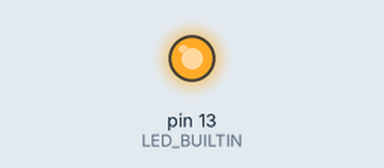
Bench run of a sketch on a simulated Arduino Uno, built with avr-gcc and run on an emulated ATmega328P. Shown: output pins drawn as LEDs (lit = HIGH). What the sketch prints to the serial monitor is not drawn.

Above: at 0.1 s.
Timing chart, 0 to 1.6 s (numbered marks = the images above):
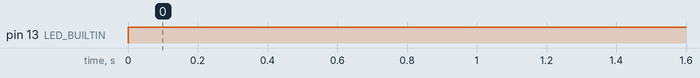

The sketch:

test-verkabelung.ino
```cpp
int const button22 = 7;
int const button23 = 23;
int const button24 = 24;
int const button25 = 25;
int const button26 = 26;
int const button27 = 27;
int const button28 = 28;
int const potA0 = A0;

int state22 = LOW;
int state23 = LOW;
int state24 = LOW;
int state25 = LOW;
int state26 = LOW;
int state27 = LOW;
int state28 = LOW;

int const buttonBegin = 24;
int const buttonEnd = 31;

void setup() {
  Serial.begin(230400);

  for(int i = buttonBegin; i < buttonEnd; i++) {
    activateAsButton(i);
  }

  pinMode(LED_BUILTIN, OUTPUT);

  Serial.println("Setup complete");
  digitalWrite(LED_BUILTIN, LOW);

}

void loop() {
  bool pressed = false;

 for(int i = buttonBegin; i < buttonEnd; i++) {
    if(checkButton(i)) {
      Serial.println(i);
      pressed = true;
    }
  }

  if(pressed) {
    digitalWrite(LED_BUILTIN, HIGH);
  } else {
    digitalWrite(LED_BUILTIN, LOW);
  }

}

void activateAsButton(int button) {
  pinMode(button, INPUT);
  digitalWrite(button, HIGH);
}

boolean checkButton(int button) {
  return digitalRead(button) == LOW;
}
```

Measured:
- by itself, pin 13 (LED_BUILTIN): LOW → HIGH at 0.00 s
